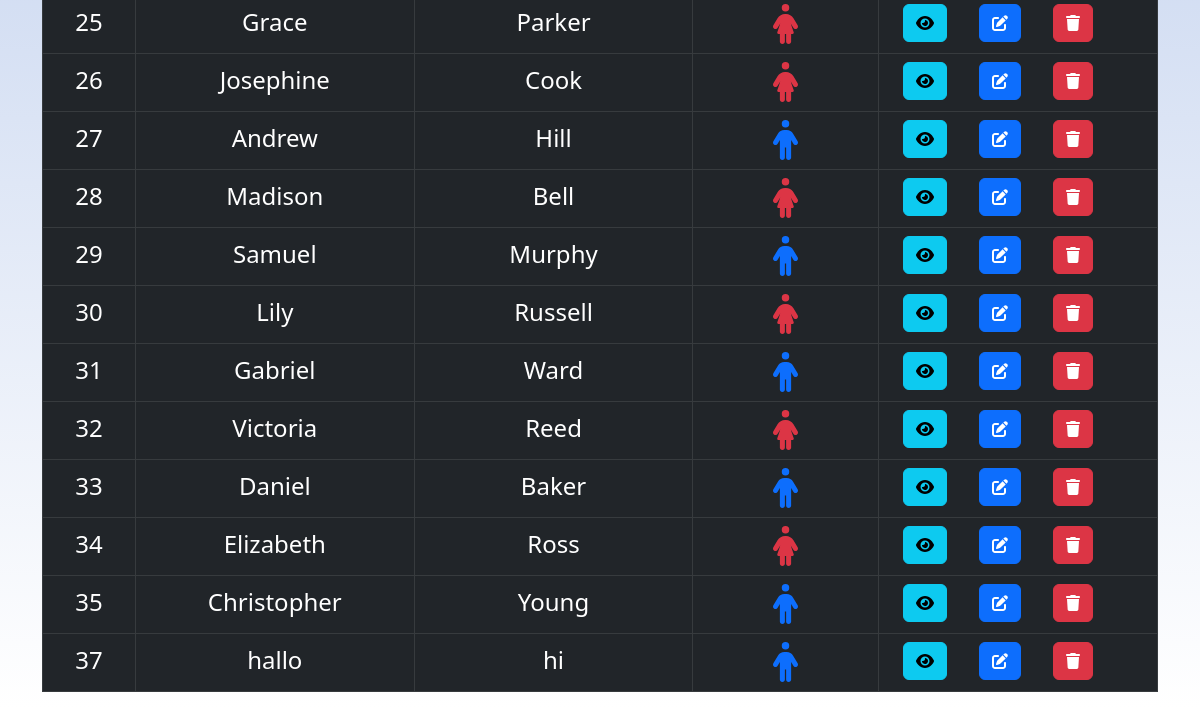
Page /admin/student_read.php (signed in, lower part) on the earlier database version.
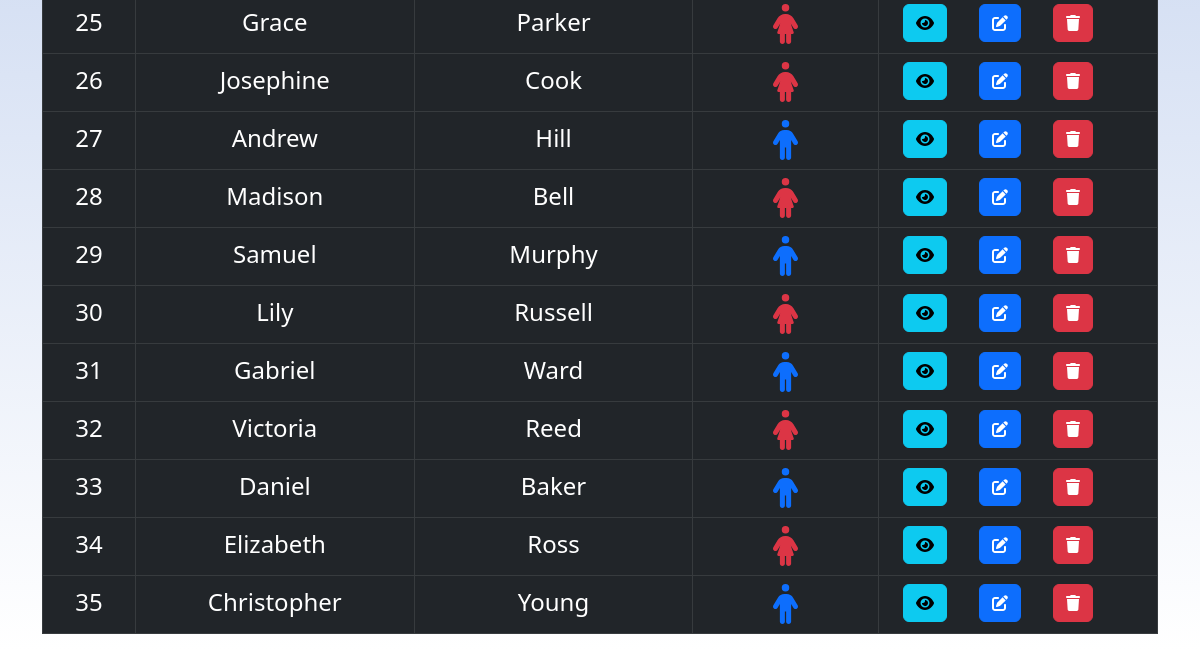
Same page on the later database version.
### tables this page shows
CREATE TABLE IF NOT EXISTS `student` (
  `student_id` int(255) NOT NULL AUTO_INCREMENT,
  `student_firstname` text NOT NULL,
  `student_lastname` text NOT NULL,
  `student_password` varchar(50) NOT NULL,
  `student_email` varchar(128) NOT NULL,
  `student_phone` varchar(11) NOT NULL,
  `student_gender` varchar(30) NOT NULL,
  `date_of_birth` date NOT NULL,
  `user_type` varchar(50) NOT NULL,
  `student_entrytime` timestamp NOT NULL DEFAULT CURRENT_TIMESTAMP,
  PRIMARY KEY (`student_id`)
);

### admin/student_read.php (the view, shortened to what this page needs)
<!DOCTYPE HTML>
<html>
<head>
    <link href="https://cdn.jsdelivr.net/npm/bootstrap@5.2.2/dist/css/bootstrap.min.css" rel="stylesheet">
    <link href="../css/filtertable.css" rel="stylesheet" />
    <link href="../css/background.css" rel="stylesheet" />
</head>
<body>
    <div class="container-fluid px-0">
        <div class="container my-3">
            <?php
            include '../config/database.php';
            $query = "SELECT * FROM student ORDER BY student_id";
            $stmt = $con->prepare($query);
            $stmt->execute();
            echo "<table class='table table-hover table-dark table-responsive table-bordered' id='myTable'>";
            while ($row = $stmt->fetch(PDO::FETCH_ASSOC)) {
                extract($row);
                echo "<tr>";
                echo "<td class='col-1 text-center fs-4'>{$student_id}</td>";
                echo "<td class='col-3 text-center text-break fs-4'>{$student_firstname}</td>";
                echo "<td class='col-3 text-center text-break fs-4'>{$student_lastname}</td>";
                if ($student_gender == "male") {
                    echo "<td class='col-2 text-center'><i class='fa-solid fa-person fs-1 text-primary'></i></td>";
                } else {
                    echo "<td class='col-2 text-center'><i class='fa-solid fa-person-dress fs-1 text-danger'></i></td>";
                }
                echo "<td class='col-3'>";
                echo "<a href='student_read_one.php?student_id={$student_id}' class='btn btn-info m-r-1em mx-3'><i class='fa-solid fa-eye'></i></a>";
                echo "<a href='student_update.php?student_id={$student_id}' class='btn btn-primary m-r-1em mx-3'><i class='fa-solid fa-pen-to-square'></i></a>";
                echo "<a href='#' onclick='delete_student({$student_id});' class='btn btn-danger mx-3'><i class='fa-solid fa-trash'></a>";
                echo "</td>";
                echo "</tr>";
            }
            echo "</table>";
            ?>
        </div>
    </div>
</body>
</html>

Differences in the rows shown:
removed student: student_id "37", student_firstname "hallo", student_lastname "hi", student_gender "male" (drawn)
